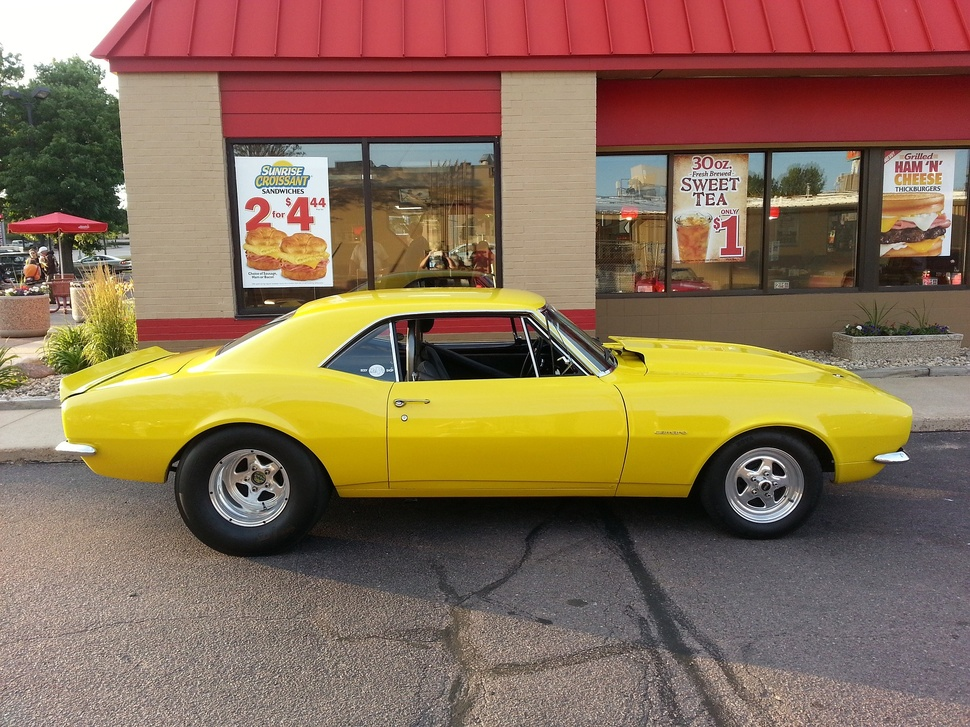
#> input picture images/chevrolet-g90f2a8215_1920.jpg, 970 x 727 px, shrunk from 1920 x 1440 before the run; its folder holds only this picture in this run
$ python -i views.py   (imports and definitions only)
#> lines starting #> are read from the running program, lines starting #| are printed output that depends on the picture
from matchingImagesProject.models import Image
from django.shortcuts import render
from django.http import Http404
import os
import cv2 as cv
import numpy as np
from pathlib import Path
import fnmatch
import math
from itertools import islice

base_dir = "images/searchImages/"

# [55 lines left out: functions existe_img_base, construction_histogram, calcul_histogramme_base, calcul_histogramme_img_requete, calcul_distance_histogramme, not called in this run]

def calcul_moment_hu(img):
#> called with img = '../images/chevrolet-g90f2a8215_1920.jpg'
    im = cv.imread(img)
#> im is the input picture: shape (727, 970, 3); mean B, G, R 85.5, 111.2, 137.5
    # Convertir l'image en Gray
    img_gray = cv.cvtColor(im, cv.COLOR_BGR2GRAY)
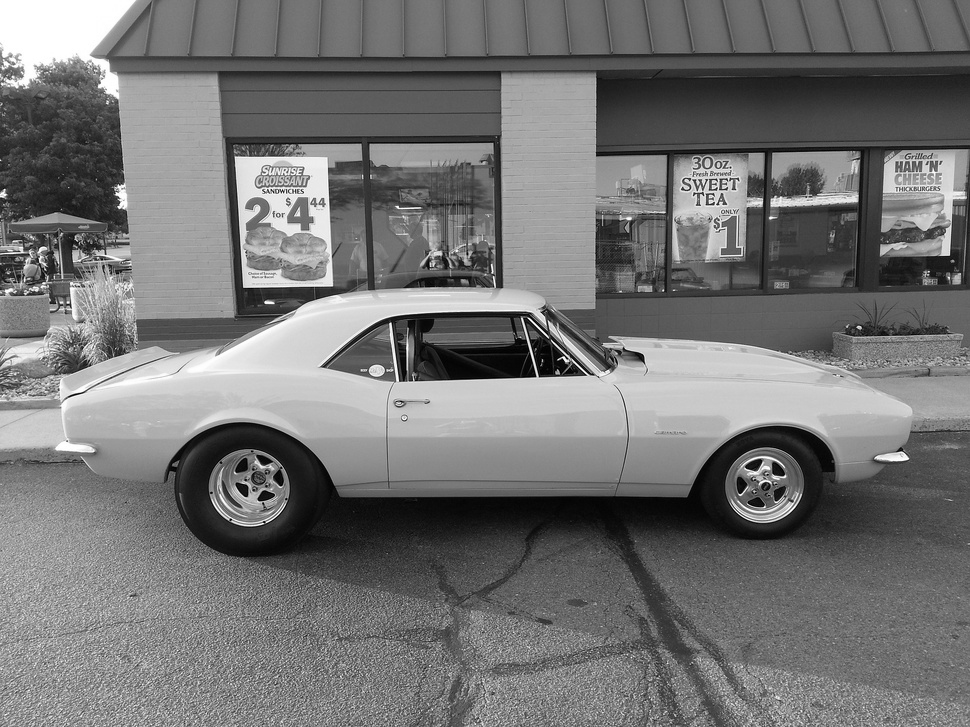
#> img_gray: shape (727, 970); min 0, max 255, mean 116.1
    # Filtrer l'image pour reduire les bruits:
    img_gray = cv.blur(img_gray, (3,3))
    ''' Binarisation de l'image à l'aide du seuillage
    _,img_bin = cv.threshold(img_gray, 128, 255, cv.THRESH_BINARY) '''
    moments = cv.moments(img_gray)
#> moments = moments, m00 81905078, centre m10/m00, m01/m00 = (453.3, 365)
    # Calculate Hu Moments
    huMoments = cv.HuMoments(moments)
#> huMoments = [0.0015, 2.04e-07, 3.52e-11, 1.45e-11, 2.88e-22, 5.82e-15, -1.55e-22]
    # Log scale hu moments
    for i in range(0,7):
        huMoments[i] = -1 * math.copysign(1.0, huMoments[i]) * math.log10(abs(huMoments[i]))
#> after the loop, huMoments = [2.83, 6.69, 10.45, 10.84, 21.54, 14.23, -21.81]
    return huMoments

# [41 lines left out: functions calcul_moment_hu_base, calcul_distance_euclidienne, calcul_similarite, not called in this run]

def get_k_plus_proche(k, dic_similarite):
    return list(islice(dic_similarite, k))


# [27 lines left out: functions calcul_moment_hu_img_requete, image, application, not called in this run]

>>> result = calcul_moment_hu('../images/chevrolet-g90f2a8215_1920.jpg')
#> result = [2.83, 6.69, 10.45, 10.84, 21.54, 14.23, -21.81]
